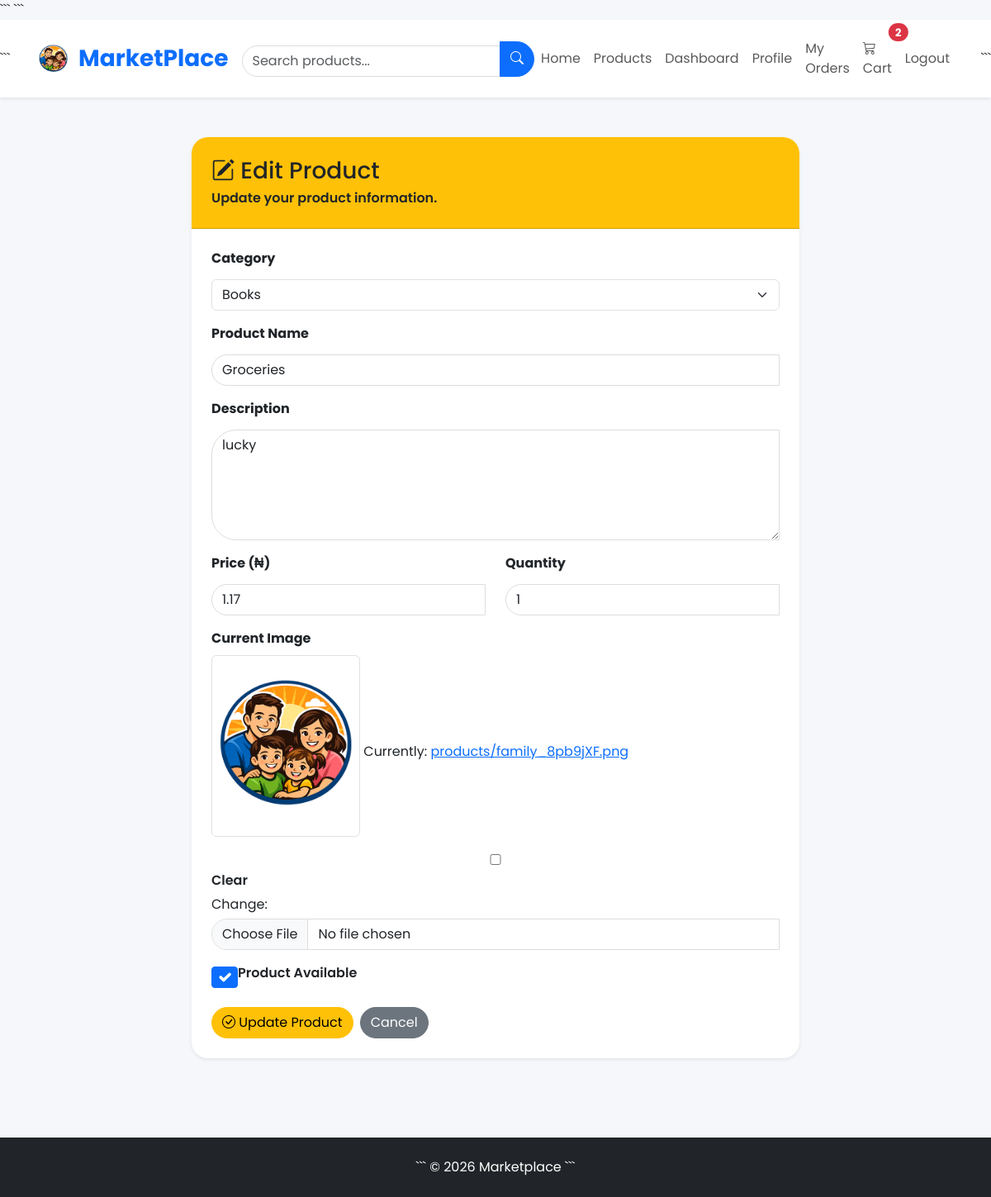
/products/edit/3/ (signed in), run on the app's committed database.
### products/models.py (models this page shows, shortened)
class Product(models.Model):
    seller = models.ForeignKey(
        User,
        on_delete=models.CASCADE,
        related_name="products"
    )
    category = models.ForeignKey(
        Category,
        on_delete=models.CASCADE,
        related_name="products"
    )
    name = models.CharField(max_length=200)
    description = models.TextField()
    price = models.DecimalField(
        max_digits=10,
        decimal_places=2
    )
    quantity = models.PositiveIntegerField(default=1)
    image = models.ImageField(upload_to="products/", blank=True, null=True)
    available = models.BooleanField(default=True)
    created_at = models.DateTimeField(auto_now_add=True)
    updated_at = models.DateTimeField(auto_now=True)

### products/views.py (the view)
@login_required
def edit_product(request, pk):
    product = get_object_or_404(
        Product,
        pk=pk,
        seller=request.user
    )
    if request.method == "POST":
        form = ProductForm(
            request.POST,
            request.FILES,
            instance=product
        )
        if form.is_valid():
            product = form.save(commit=False)
            product.seller = request.user
            product.save()
            messages.success(
                request,
                "Product updated successfully!"
            )
            return redirect("seller_dashboard")
        messages.error(
            request,
            "Please correct the errors below."
        )
        print("=" * 60)
        print("FORM ERRORS:")
        print(form.errors)
        print("FILES:")
        print(request.FILES)
        print("=" * 60)
    else:
        form = ProductForm(instance=product)
    return render(
        request,
        "products/edit_product.html",
        {
            "form": form,
            "product": product,
        }
    )

### cart/context_processors.py (called while the page is built)
def cart_count(request):
    count = 0
    if request.user.is_authenticated:
        try:
            cart = Cart.objects.get(user=request.user)
            count = sum(
                item.quantity
                for item in cart.items.all()
            )
        except Cart.DoesNotExist:
            count = 0
    return {
        "cart_count": count
    }

### products/models.py (called while the page is built)
    def __str__(self):
        return self.name

### templates/products/edit_product.html (shortened to what this page needs)
{% extends "base.html" %}
{% block content %}
<div class="container py-5">
    <div class="row justify-content-center">
        <div class="col-lg-8">
            <div class="card border-0 shadow-sm">
                <div class="card-header bg-warning text-dark p-4">
                    <h3 class="mb-1">
                        <i class="bi bi-pencil-square"></i>
                        Edit Product
                    </h3>
                    <p class="mb-0">
                        Update your product information.
                    </p>
                </div>
                <div class="card-body p-4">
                    <form method="POST" enctype="multipart/form-data">
                        <div class="mb-3">
                            <label class="form-label fw-bold">
                                Category
                            </label>
                            {{ form.category }}
                        </div>
                        <div class="mb-3">
                            <label class="form-label fw-bold">
                                Product Name
                            </label>
                            {{ form.name }}
                        </div>
                        <div class="mb-3">
                            <label class="form-label fw-bold">
                                Description
                            </label>
                            {{ form.description }}
                        </div>
                        <div class="row">
                            <div class="col-md-6 mb-3">
                                <label class="form-label fw-bold">
                                    Price (₦)
                                </label>
                                {{ form.price }}
                            </div>
                            <div class="col-md-6 mb-3">
                                <label class="form-label fw-bold">
                                    Quantity
                                </label>
                                {{ form.quantity }}
                            </div>
                        </div>
                        <div class="mb-3">
                            <label class="form-label fw-bold">
                                Current Image
                            </label>
                            <br>
                            {% if product.image %}
                                <img src="{{ product.image.url }}"
                                     width="180"
                                     class="img-thumbnail mb-3">
                            {% endif %}
                            {{ form.image }}
                        </div>
                        <div class="form-check mb-4">
                            {{ form.available }}
                            <label class="form-check-label">
                                Product Available
                            </label>
                        </div>
                        <div class="d-flex gap-2">
                            <button
                                type="submit"
                                class="btn btn-warning">
                                <i class="bi bi-check-circle"></i>
                                Update Product
                            </button>
                            <a href="{% url 'seller_dashboard' %}"
                               class="btn btn-secondary">
                                Cancel
                            </a>
                        </div>
                    </form>
                </div>
            </div>
        </div>
    </div>
</div>
{% endblock %}

### static/css/style.css (style rules this page uses)
body { font-family:'Poppins',sans-serif; background:#f5f7fb; }
.form-control { border-radius:30px 0 0 30px; border:1px solid #ddd; }
.btn { border-radius:30px; transition:.3s; }
.card { border:none; border-radius:18px; overflow:hidden; transition:.35s; }
.card img { height:220px; object-fit:cover; }
.card-header { font-weight:600; }
.card, .btn, .list-group-item { transition:.3s ease; }
input, select, textarea { width:100%; padding:12px 15px; border:1px solid #ddd; border-radius:12px; margin-top:5px; }
label { font-weight:600; margin-bottom:5px; }
.card { border-radius:20px; }

### data on the page
Product: category "Books", name "Groceries", description "lucky", price "1.17", quantity "1", image (picture), available "☑"

### other printed values
{{ cart_count }} "2"
